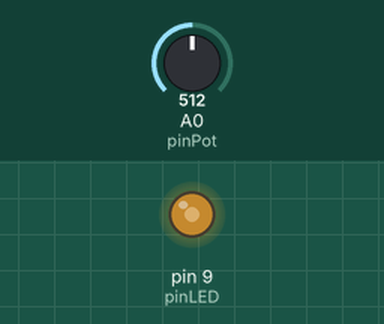
Bench run of a sketch on a simulated Arduino Uno, built with avr-gcc and run on an emulated ATmega328P. Parts: output pins drawn as LEDs (lit = HIGH). The inputs (shaded band) are chosen by the test bench; at power-on: A0 (pinPot) = 512.

Above: at 1.2 s.
1.3 s: A0 (pinPot) set to 716
At 1.9 s:
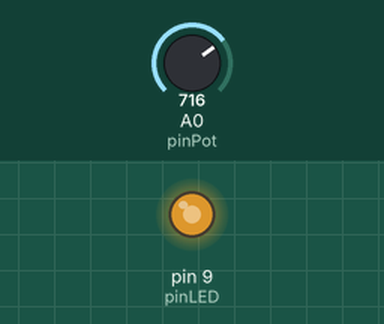
2.8 s: A0 (pinPot) set to 900
At 4.0 s:
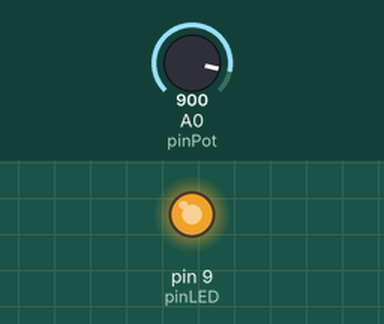
4.3 s: A0 (pinPot) set to 122
At 5.4 s:
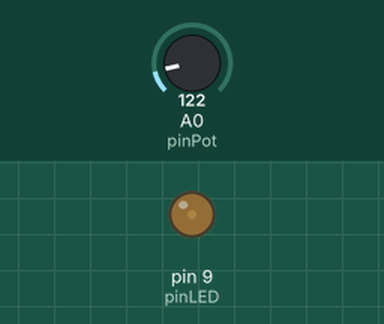
5.8 s: A0 (pinPot) set to 0
At 6.5 s:
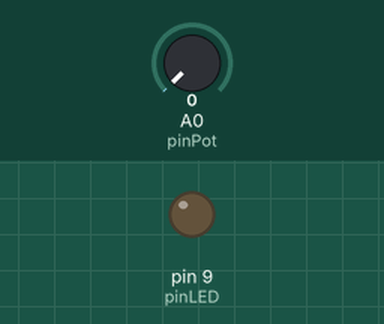
7.3 s: A0 (pinPot) set to 511
At 7.6 s:
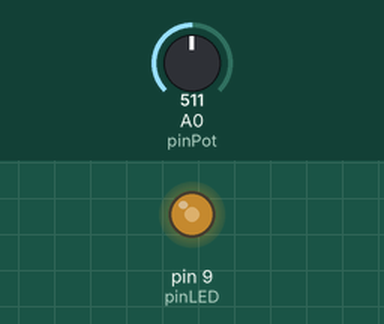
Timing chart, 0 to 9.8 s (numbered marks = the images above; inputs shaded):
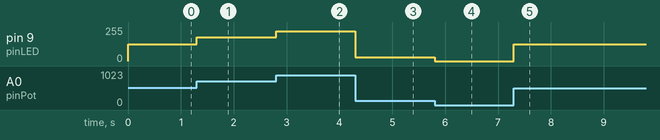

The sketch:

nomor2.ino
```cpp
const int pinLED = 9;
const int pinPot = A0;
int sensor = 0;
int brightness = 0;
void setup() {
  pinMode(pinLED, OUTPUT);
  pinMode(pinPot, INPUT);
}
void loop() {
  sensor = analogRead(pinPot);
  brightness = map(sensor, 0, 1023, 0, 255);
  analogWrite(pinLED, brightness);
}
```

Measured:
- after the input at 1.3 s, pin 9 (pinLED): 127/255 → 178/255 at once
- after the input at 2.8 s, pin 9 (pinLED): 178/255 → 224/255 at once
- after the input at 4.3 s, pin 9 (pinLED): 224/255 → 30/255 at once
- after the input at 5.8 s, pin 9 (pinLED): 30/255 → 0/255 at once
- after the input at 7.3 s, pin 9 (pinLED): 0/255 → 127/255 at once
